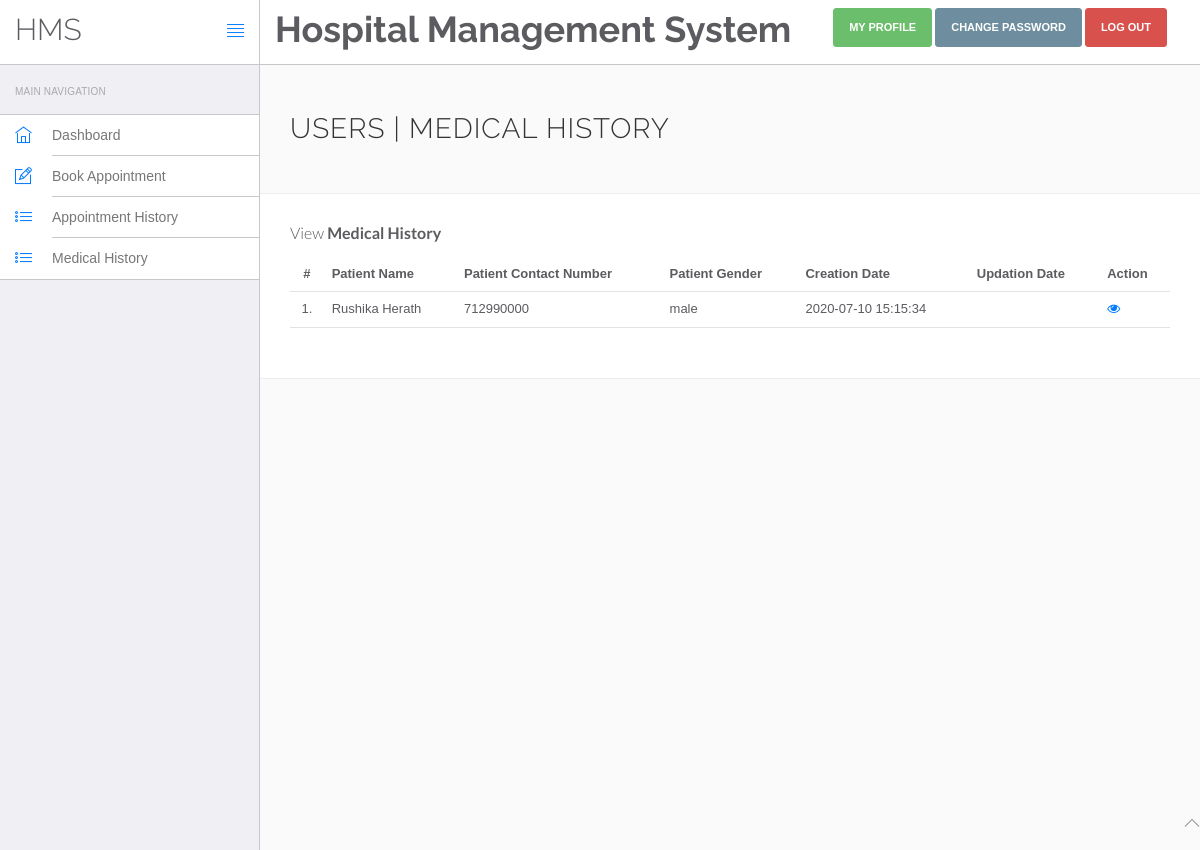
Page /hospital/hms/manage-medhistory.php (signed in) on the committed database.
### tables this page shows
CREATE TABLE `tblpatient` (
  `ID` int(10) NOT NULL,
  `Docid` int(10) DEFAULT NULL,
  `PatientName` varchar(200) DEFAULT NULL,
  `PatientContno` bigint(10) DEFAULT NULL,
  `PatientEmail` varchar(200) DEFAULT NULL,
  `PatientGender` varchar(50) DEFAULT NULL,
  `PatientAdd` mediumtext DEFAULT NULL,
  `PatientAge` int(10) DEFAULT NULL,
  `PatientMedhis` mediumtext DEFAULT NULL,
  `CreationDate` timestamp NULL DEFAULT current_timestamp(),
  `UpdationDate` timestamp NULL DEFAULT NULL ON UPDATE current_timestamp()
);

### hospital/hms/manage-medhistory.php (the view, shortened to what this page needs)
<?php
include('include/config.php');
?>
<!DOCTYPE html>
<html lang="en">
<head>
    <link rel="stylesheet" href="vendor/bootstrap/css/bootstrap.min.css">
    <link rel="stylesheet" href="vendor/fontawesome/css/font-awesome.min.css">
    <link rel="stylesheet" href="vendor/themify-icons/themify-icons.min.css">
    <link href="vendor/animate.css/animate.min.css" rel="stylesheet" media="screen">
    <link href="vendor/perfect-scrollbar/perfect-scrollbar.min.css" rel="stylesheet" media="screen">
    <link href="vendor/switchery/switchery.min.css" rel="stylesheet" media="screen">
    <link href="vendor/bootstrap-touchspin/jquery.bootstrap-touchspin.min.css" rel="stylesheet" media="screen">
    <link href="vendor/select2/select2.min.css" rel="stylesheet" media="screen">
    <link href="vendor/bootstrap-datepicker/bootstrap-datepicker3.standalone.min.css" rel="stylesheet" media="screen">
    <link href="vendor/bootstrap-timepicker/bootstrap-timepicker.min.css" rel="stylesheet" media="screen">
    <link rel="stylesheet" href="assets/css/styles.css">
    <link rel="stylesheet" href="assets/css/plugins.css">
    <link rel="stylesheet" href="assets/css/themes/theme-1.css" id="skin_color" />
</head>
<body>
    <div id="app">
        <?php include('include/sidebar.php');?>
        <div class="app-content">
            <?php include('include/header.php');?>
            <div class="main-content">
                <div class="wrap-content container" id="container">
                    <section id="page-title">
                        <div class="row">
                            <div class="col-sm-8">
                                <h1 class="mainTitle">Users | Medical History</h1>
                            </div>
                        </div>
                    </section>
                    <div class="container-fluid container-fullw bg-white">
                        <div class="row">
                            <div class="col-md-12">
                                <h5 class="over-title margin-bottom-15">View <span class="text-bold">Medical
                                        History</span></h5>
                                <table class="table table-hover" id="sample-table-1">
                                    <thead>
                                        <tr>
                                            <th class="center">#</th>
                                            <th>Patient Name</th>
                                            <th>Patient Contact Number</th>
                                            <th>Patient Gender </th>
                                            <th>Creation Date </th>
                                            <th>Updation Date </th>
                                            <th>Action</th>
                                        </tr>
                                    </thead>
                                    <tbody>
                                        <?php
$uid=$_SESSION['id'];
$sql=mysqli_query($con,"select tblpatient.* from tblpatient join users on users.email=tblpatient.PatientEmail where users.id='$uid'");
$cnt=1;
while($row=mysqli_fetch_array($sql))
{
?>
                                        <tr>
                                            <td class="center"><?php echo $cnt;?>.</td>
                                            <td class="hidden-xs"><?php echo $row['PatientName'];?></td>
                                            <td><?php echo $row['PatientContno'];?></td>
                                            <td><?php echo $row['PatientGender'];?></td>
                                            <td><?php echo $row['CreationDate'];?></td>
                                            <td><?php echo $row['UpdationDate'];?>
                                            </td>
                                            <td>
                                                <a href="view-medhistory.php?viewid=<?php echo $row['ID'];?>"><i
                                                        class="fa fa-eye"></i></a>
                                            </td>
                                        </tr>
                                        <?php
$cnt=$cnt+1;
 }?></tbody>
                                </table>
                            </div>
                        </div>
                    </div>
                </div>
            </div>
        </div>
    </div>
    <?php include('include/footer.php');?>
</body>
</html>

### hospital/hms/assets/css/themes/theme-1.css (style rules this page uses)
body { background: #FAFAFA; }

### rows in the picture
tblpatient: PatientName "Rushika Herath", PatientContno "712990000", PatientGender "male", CreationDate "2020-07-10 15:15:34"
